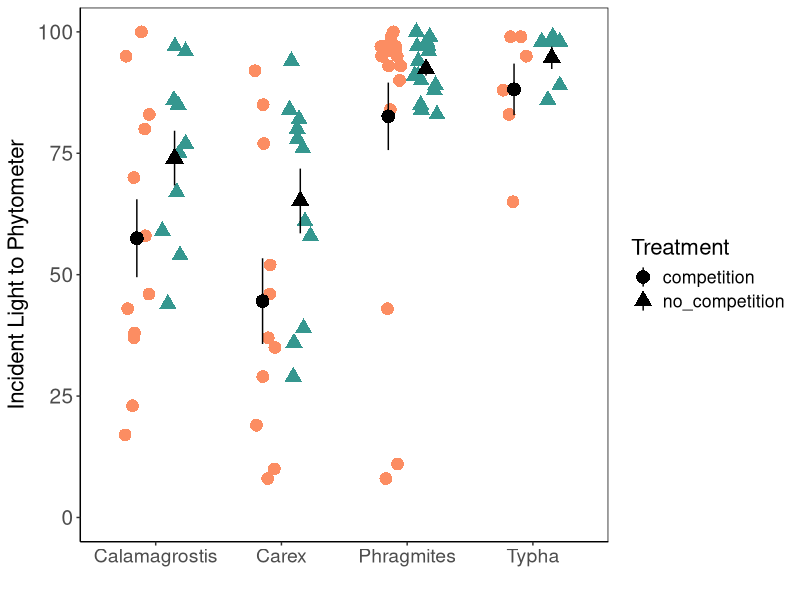
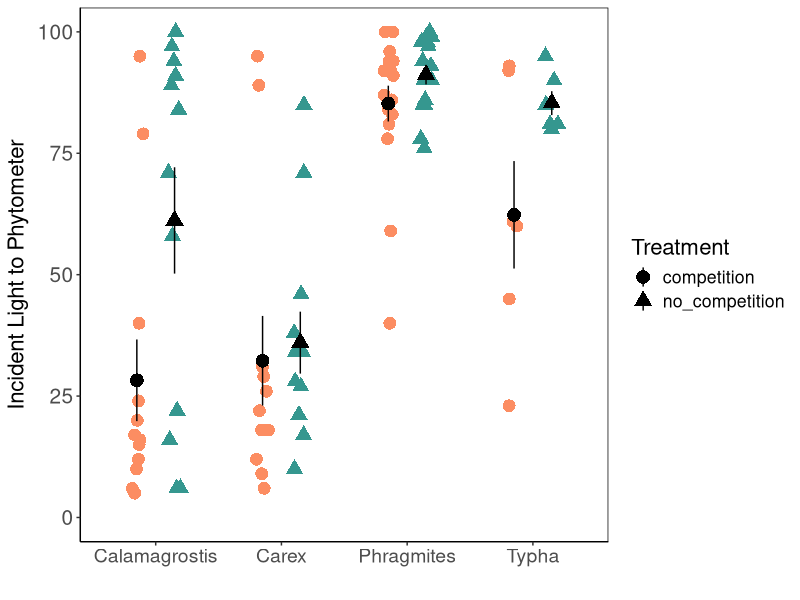

Write R code to recreate these figures, in order.
library(tidyverse)

light16 <- read.csv("Data/light_2016.csv")
light17 <- read.csv("Data/light_2017.csv")

str(light16)

unique(light16$Phytometer)
unique(light17$Phytometer)

light17 <- light17 %>% #rename the factors
  mutate(Treatment = fct_recode(Treatment,
                           "no_competition" = "No",
                           "competition" = "Yes"))

light16 %>% 
  group_by(Phytometer, Treatment) %>% 
  summarise(average = mean(Incident),
            std = sd(Incident),
            sample = length(Incident),
            st.err = std/sqrt(sample))


#  Phytometer    Treatment      average   std sample st.err
#1 Calamagrostis competition       57.5 27.8      12   8.02
#2 Calamagrostis no_competition    74   17.8      10   5.64
#3 Carex         competition       50.2 34.2      12   9.87
#4 Carex         no_competition    65.2 22.1      11   6.66
#5 Phragmites    competition       82.6 29.5      18   6.95
#6 Phragmites    no_competition    92.4  5.52     16   1.38
#7 Typha         competition       88.2 13.0       6   5.31
#8 Typha         no_competition    94.7  5.65      6   2.30


light17 %>% 
  group_by(Phytometer, Treatment) %>% 
  summarise(average = mean(Incident),
            std = sd(Incident),
            sample = length(Incident),
            st.err = std/sqrt(sample))

#  Phytometer    Treatment      average   std sample st.err
#1 Calamagrostis no_competition    61.2 37.9      12  10.9 
#2 Calamagrostis competition       28.2 29.1      12   8.41
#3 Carex         no_competition    36   22.1      12   6.38
#4 Carex         competition       46   55.8      12  16.1 
#5 Phragmites    no_competition    91.9  8.08     16   2.02
#6 Phragmites    competition       86.2 15.3      18   3.60
#7 Typha         no_competition    85.3  6.02      6   2.46
#8 Typha         competition       62.3 27.1       6  11.1 


lights16 <- ggplot(light16, aes(x = Phytometer, y = Incident)) + 
  geom_jitter(
    aes(shape = Treatment, color = Treatment), 
    position = position_jitterdodge(jitter.width = 0.2, dodge.width = 0.6),
    size = 4) +
  theme_classic() +
  stat_summary(
    aes(shape = Treatment),
    fun.data = "mean_se", fun.args = list(mult = 1),
    geom = "pointrange", size = 1,
    position = position_dodge(0.6)
  ) +
  labs(x = " ",
       y = expression(paste("Incident Light to Phytometer"))) + 
  scale_color_manual(values = c("#fc8d62","#35978f")) +
  theme(panel.border = element_rect(fill = NA)) +
  theme(text = element_text(size = 16),
        axis.text.x = element_text(size = 14),
        axis.text.y = element_text(size = 15)) +
  ylim(0, 100)


light17 <- light17 %>% 
  mutate(Treatment = fct_relevel(Treatment,
                            "competition",
                            "no_competition"))

lights17 <- ggplot(light17, aes(x = Phytometer, y = Incident)) + 
  geom_jitter(
    aes(shape = Treatment, color = Treatment), 
    position = position_jitterdodge(jitter.width = 0.2, dodge.width = 0.6),
    size = 4) +
  theme_classic() +
  stat_summary(
    aes(shape = Treatment),
    fun.data = "mean_se", fun.args = list(mult = 1),
    geom = "pointrange", size = 1,
    position = position_dodge(0.6)
  ) +
  labs(x = " ",
       y = expression(paste("Incident Light to Phytometer"))) + 
  scale_color_manual(values = c("#fc8d62","#35978f")) +
  theme(panel.border = element_rect(fill = NA)) +
  theme(text = element_text(size = 16),
        axis.text.x = element_text(size = 14),
        axis.text.y = element_text(size = 15)) +
  ylim(0, 100)